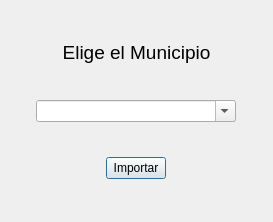
<?xml version="1.0" encoding="UTF-8"?>
<ui version="4.0">
 <class>Dialog</class>
 <widget class="QDialog" name="Dialog">
  <property name="geometry">
   <rect>
    <x>0</x>
    <y>0</y>
    <width>273</width>
    <height>222</height>
   </rect>
  </property>
  <property name="windowTitle">
   <string>Dialog</string>
  </property>
  <layout class="QVBoxLayout" name="verticalLayout">
   <item>
    <widget class="QLabel" name="label">
     <property name="maximumSize">
      <size>
       <width>16777215</width>
       <height>25</height>
      </size>
     </property>
     <property name="font">
      <font>
       <pointsize>14</pointsize>
      </font>
     </property>
     <property name="text">
      <string>Elige el Municipio</string>
     </property>
     <property name="alignment">
      <set>Qt::AlignCenter</set>
     </property>
    </widget>
   </item>
   <item alignment="Qt::AlignHCenter">
    <widget class="QComboBox" name="cmb_buscar_pro_municipio">
     <property name="minimumSize">
      <size>
       <width>200</width>
       <height>0</height>
      </size>
     </property>
     <property name="maximumSize">
      <size>
       <width>200</width>
       <height>16777215</height>
      </size>
     </property>
     <property name="layoutDirection">
      <enum>Qt::LeftToRight</enum>
     </property>
     <property name="editable">
      <bool>true</bool>
     </property>
    </widget>
   </item>
   <item alignment="Qt::AlignHCenter">
    <widget class="QPushButton" name="btn_buscar_pro">
     <property name="maximumSize">
      <size>
       <width>60</width>
       <height>16777215</height>
      </size>
     </property>
     <property name="text">
      <string>Importar</string>
     </property>
    </widget>
   </item>
  </layout>
 </widget>
 <resources/>
 <connections/>
</ui>
